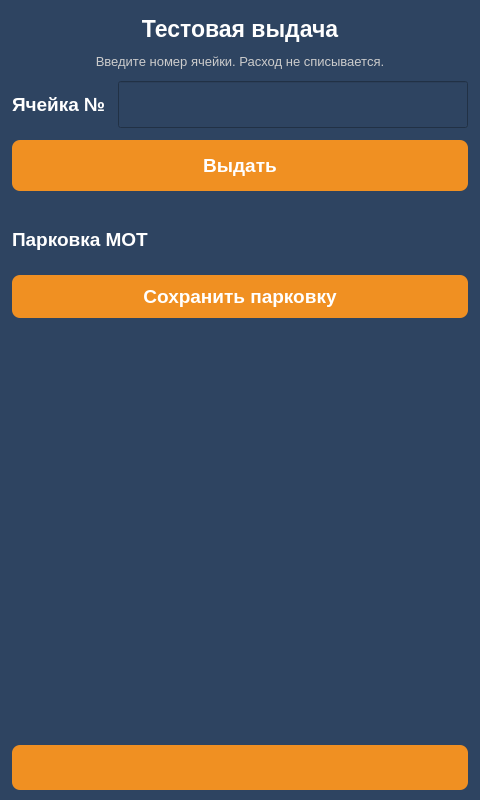
<?xml version="1.0" encoding="UTF-8"?>
<ui version="4.0">
 <class>screen_40_hal_dispense</class>
 <widget class="QWidget" name="screen_40_hal_dispense">
  <property name="geometry"><rect><x>0</x><y>0</y><width>480</width><height>800</height></rect></property>
  <property name="windowTitle"><string>screen_40_hal_dispense</string></property>
  <property name="styleSheet"><string notr="true">QWidget{
	background-color: #2e4461;
}
QLabel {
	background: none;
	color: #FFFFFF;
	border-width: 0px;
	border-radius: 0px;
	font-family: &quot;Roboto&quot;, Sans-serif;
}
QPushButton {
	color: #FFFFFF;
	background-color: #f09022;
	border-width: 0px;
	border-radius: 8px;
	font-weight: 600;
	font-family: &quot;Roboto&quot;, Sans-serif;
}</string></property>
  <layout class="QVBoxLayout" name="verticalLayout">   <property name="leftMargin"><number>12</number></property>
   <property name="topMargin"><number>16</number></property>
   <property name="rightMargin"><number>12</number></property>
   <property name="bottomMargin"><number>10</number></property>
   <property name="spacing"><number>12</number></property>   <item>
    <widget class="QLabel" name="lbl_title">
     <property name="text"><string>Тестовая выдача</string></property>
   <property name="alignment"><set>Qt::AlignCenter</set></property>
   <property name="styleSheet"><string notr="true">font-size: 23px; font-weight: 700;</string></property>
    </widget>
   </item>   <item>
    <widget class="QLabel" name="lbl_hint">
     <property name="text"><string>Введите номер ячейки. Расход не списывается.</string></property>
   <property name="alignment"><set>Qt::AlignCenter</set></property>
   <property name="styleSheet"><string notr="true">color: #CCCCCC; font-size: 13px;</string></property>
    </widget>
   </item>   <item>
    <layout class="QHBoxLayout" name="layout_cell_row">
     <item>
      <widget class="QLabel" name="lbl_cell">
       <property name="text"><string>Ячейка №</string></property>
       <property name="styleSheet"><string notr="true">font-size: 19px; font-weight: 600;</string></property>
      </widget>
     </item>
     <item>
      <widget class="QLineEdit" name="edit_cell_number">
       <property name="minimumSize"><size><width>0</width><height>47</height></size></property>
       <property name="font"><font><pointsize>17</pointsize></font></property>
       <property name="alignment"><set>Qt::AlignCenter</set></property>
      </widget>
     </item>
    </layout>
   </item>   <item>
    <widget class="QPushButton" name="btn_hal_dispense_run">
     <property name="text"><string>Выдать</string></property>
     <property name="styleSheet"><string notr="true">QPushButton { color: #FFFFFF; background-color: #f09022; border-radius: 8px; font-size: 19px; font-weight: 600; min-height: 51px; }</string></property>
    </widget>
   </item>   <item>
    <widget class="QLabel" name="lbl_input_error">
     <property name="text"><string/></property>
     <property name="wordWrap"><bool>true</bool></property>
     <property name="styleSheet"><string notr="true">color: #ffb4b4; font-size: 11px; font-weight: 600;</string></property>
    </widget>
   </item>   <item>
    <widget class="QLabel" name="lbl_park_title">
     <property name="text"><string>Парковка MOT</string></property>
     <property name="styleSheet"><string notr="true">font-size: 19px; font-weight: 600;</string></property>
    </widget>
   </item>   <item>
    <widget class="QWidget" name="widget_park_rows">
     <property name="sizePolicy"><sizepolicy hsizetype="Preferred" vsizetype="Minimum"><horstretch>0</horstretch><verstretch>0</verstretch></sizepolicy></property>
    </widget>
   </item>   <item>
    <widget class="QPushButton" name="btn_hal_park_save">
     <property name="text"><string>Сохранить парковку</string></property>
     <property name="styleSheet"><string notr="true">QPushButton { color: #FFFFFF; background-color: #f09022; border-radius: 8px; font-size: 19px; font-weight: 600; min-height: 43px; }</string></property>
    </widget>
   </item>   <item>
    <spacer name="verticalSpacer">
     <property name="orientation"><enum>Qt::Vertical</enum></property>
     <property name="sizeHint" stdset="0"><size><width>20</width><height>40</height></size></property>
    </spacer>
   </item>   <item>
  <widget class="QPushButton" name="btn_back">
   <property name="minimumSize"><size><width>0</width><height>45</height></size></property>
   <property name="maximumSize"><size><width>16777215</width><height>45</height></size></property>
   <property name="text"><string/></property>
   <property name="icon">
    <iconset resource="../img/resources.qrc">
     <normaloff>:/icons/back_white.png</normaloff>:/icons/back_white.png</iconset>
   </property>
   <property name="iconSize"><size><width>51</width><height>51</height></size></property>
  </widget>
   </item>
  </layout>
 </widget>
 <resources>
  <include location="../img/resources.qrc"/>
 </resources>
 <connections/>
</ui>
